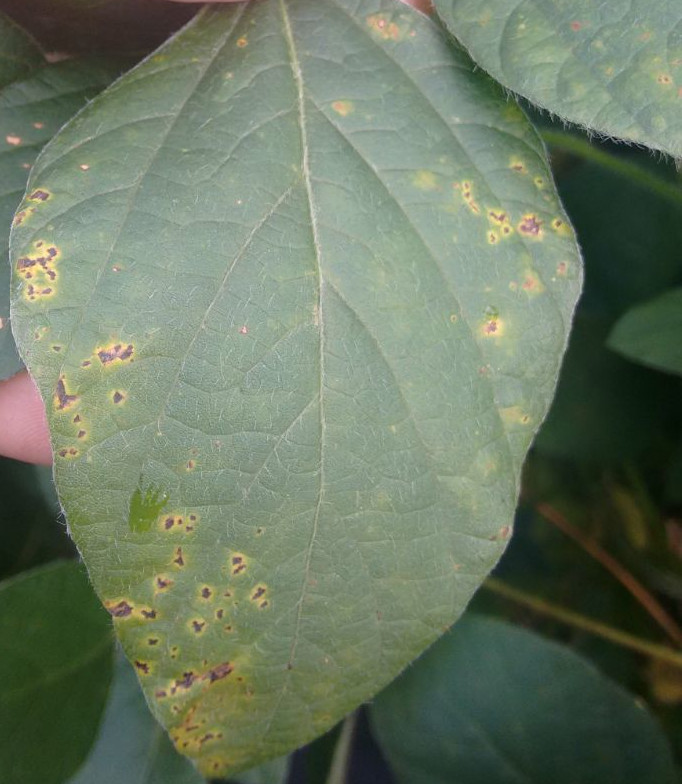
#> input picture Pesquisa/pdi software/dataset/Com ferrugem/com-02.jpg, 682 x 784 px
$ python histograms.py
#> lines starting #> are read from the running program, lines starting #| are printed output that depends on the picture
#!/usr/bin/env python2
# -*- coding: utf-8 -*-
"""
Created on Wed Aug 29 10:07:35 2018

@author: george
"""


from skimage.filters import threshold_local, threshold_otsu, threshold_mean, threshold_niblack, threshold_sauvola, threshold_minimum
import numpy as np
import matplotlib.pyplot as plt
from PIL import Image
from skimage import img_as_float
#from skimage.restoration import denoise_tv_chambolle, denoise_bilateral
import matplotlib.image as mpimg
from skimage.color import rgb2hed
import pymorph as morph
from skimage.feature import daisy


img=mpimg.imread('dataset/Com ferrugem/com-02.jpg')
#> img is the input picture: shape (784, 682, 3); mean R, G, B 106.5, 120.2, 98.8
ihc_rgb = img
ihc_hed = rgb2hed(ihc_rgb)
#> ihc_hed: shape (784, 682, 3) float64; mean of channels 0, 1, 2 0.0887, 6.83e-05, 0.0799

#lena = img_as_float(np.array(Image.open('dataset/Com ferrugem/com-01.jpg')))
image = ihc_hed[:, :, 0] #img[:,:,0]
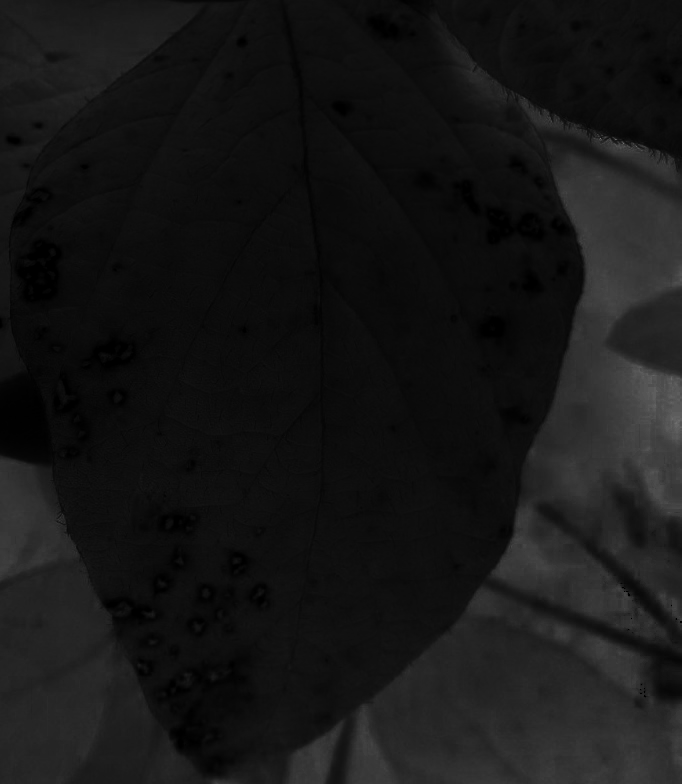
#> image: shape (784, 682) float64; min 0, max 0.473, mean 0.0887

#thrsh2
thresh_min = threshold_mean(image)
#> thresh_min = 0.0887
binary_min = image > thresh_min-0.1
#> binary_min: shape (784, 682) bool; every value is 1

fig, ax = plt.subplots(2, 2, figsize=(10, 10))

ax[0, 0].imshow(image, cmap=plt.cm.gray)
ax[0, 0].set_title('Original')

ax[0, 1].hist(image.ravel(), bins=256)
ax[0, 1].set_title('Histogram')

ax[1, 0].imshow(binary_min, cmap=plt.cm.gray)
ax[1, 0].set_title('Thresholded (min)')

ax[1, 1].hist(image.ravel(), bins=256)
ax[1, 1].axvline(thresh_min, color='r')

for a in ax[:, 0]:
    a.axis('off')
plt.show()
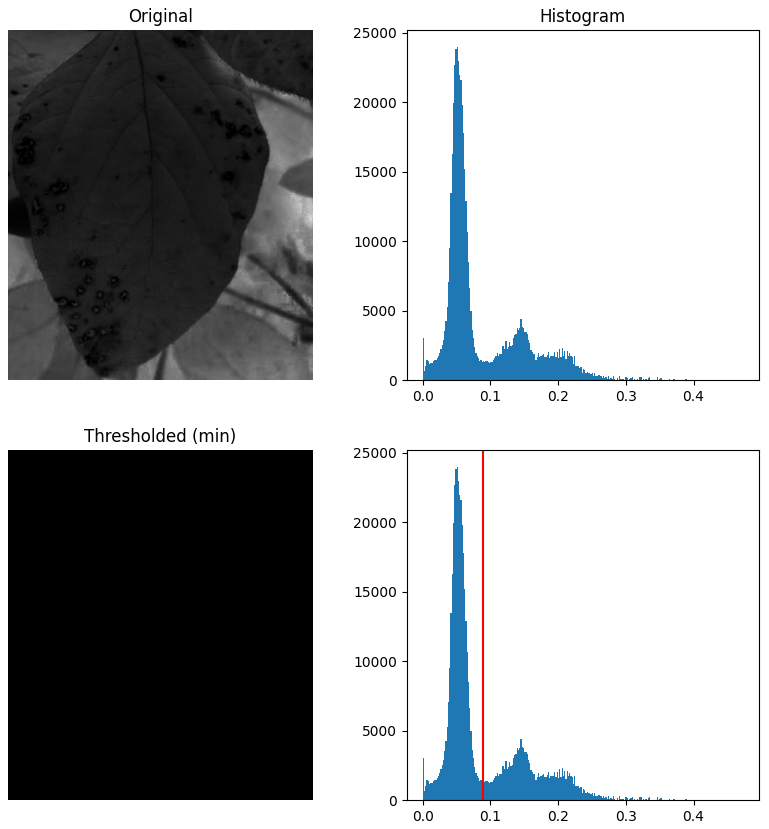
#> figure drawn by matplotlib, 4 panels; panel 2: tallest bar 23997 high, from x = 0.0499 to 0.0517; panel 4: tallest bar 23997 high, from x = 0.0499 to 0.0517

$ run again, with Pesquisa/pdi software/dataset/Com ferrugem/com-01.jpg copied over Pesquisa/pdi software/dataset/Com ferrugem/com-02.jpg
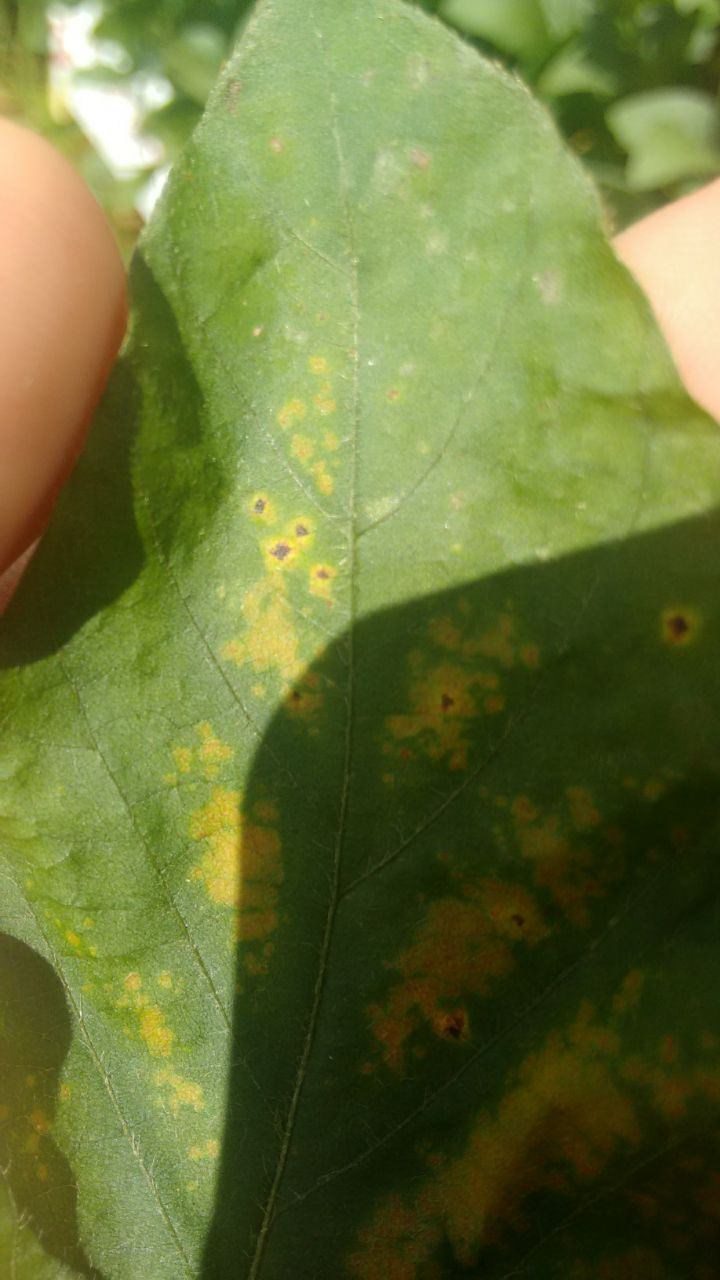
#> input picture Pesquisa/pdi software/dataset/Com ferrugem/com-01.jpg, 720 x 1280 px
#> img is the input picture: shape (1280, 720, 3); mean R, G, B 106, 116.7, 57.6
#> ihc_hed: shape (1280, 720, 3) float64; mean of channels 0, 1, 2 0.0489, 1.46e-05, 0.244
#> `image = ihc_hed[:, :, 0]`:
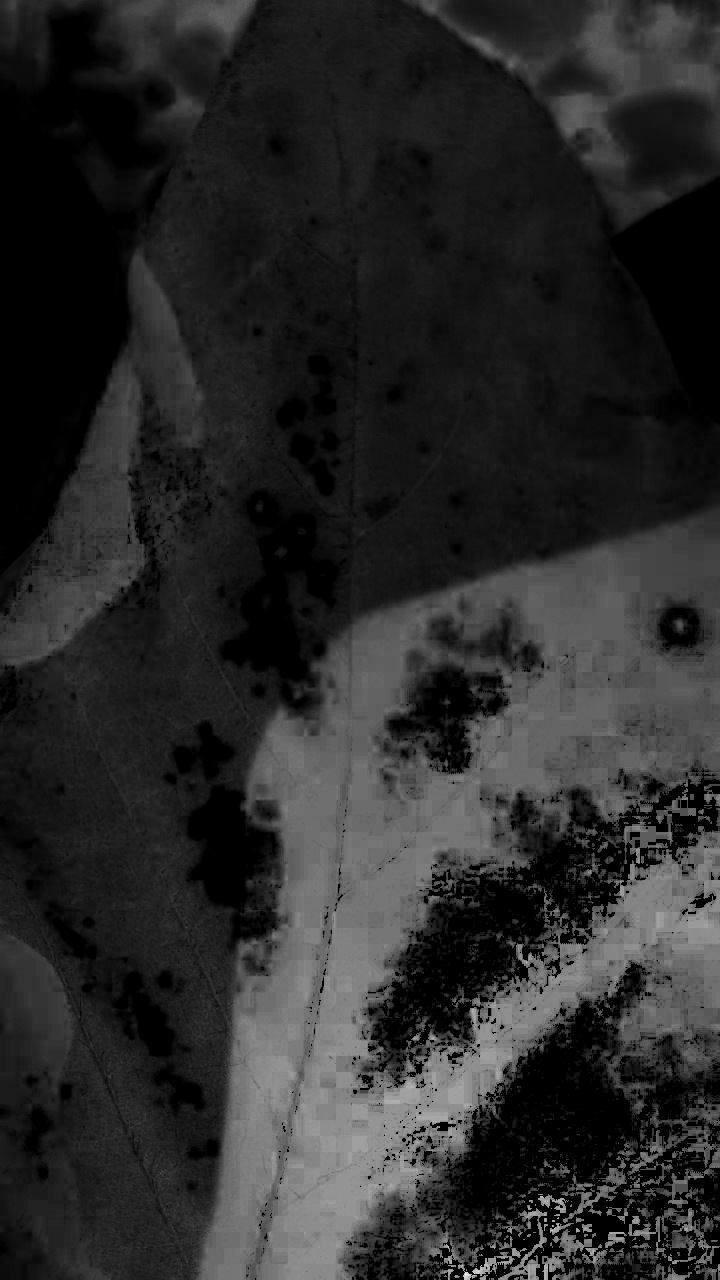
#> image: shape (1280, 720) float64; min 0, max 0.295, mean 0.0489; drawn with min black and max white
#> thresh_min = 0.0489
#> binary_min: shape (1280, 720) bool; every value is 1
#> `plt.show()`:
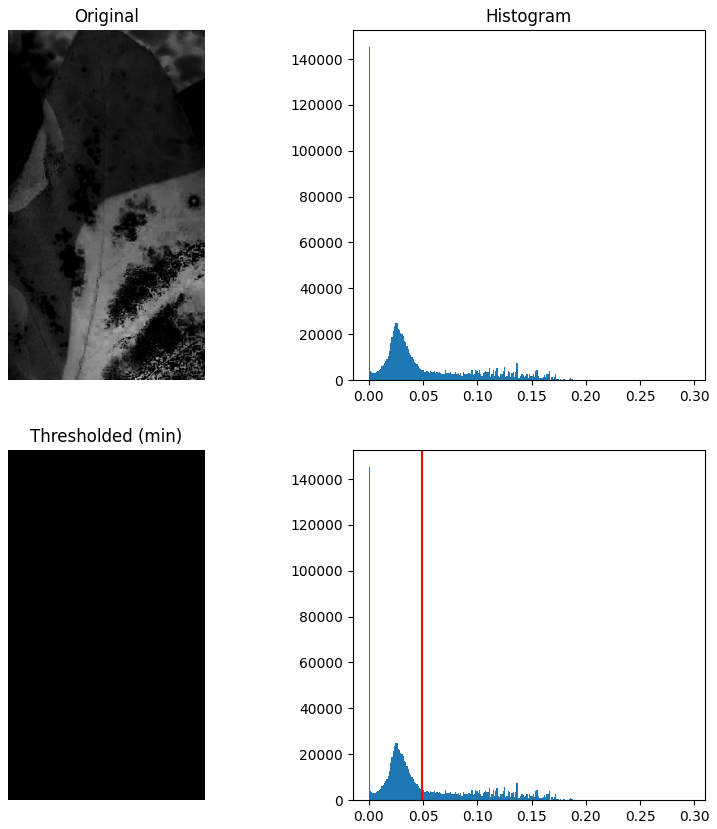
#> figure drawn by matplotlib, 4 panels; panel 2: tallest bar 145384 high, from x = 1.08e-19 to 0.00115; panel 4: tallest bar 145384 high, from x = 1.08e-19 to 0.00115

$ run again, with Pesquisa/pdi software/dataset/Com ferrugem/com-03.jpg copied over Pesquisa/pdi software/dataset/Com ferrugem/com-02.jpg
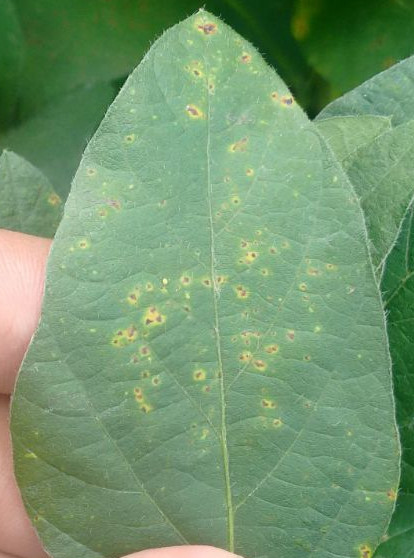
#> input picture Pesquisa/pdi software/dataset/Com ferrugem/com-03.jpg, 414 x 558 px
#> img is the input picture: shape (558, 414, 3); mean R, G, B 115.9, 151.1, 111.1
#> ihc_hed: shape (558, 414, 3) float64; mean of channels 0, 1, 2 0.0777, 0.000161, 0.0711
#> `image = ihc_hed[:, :, 0]`:
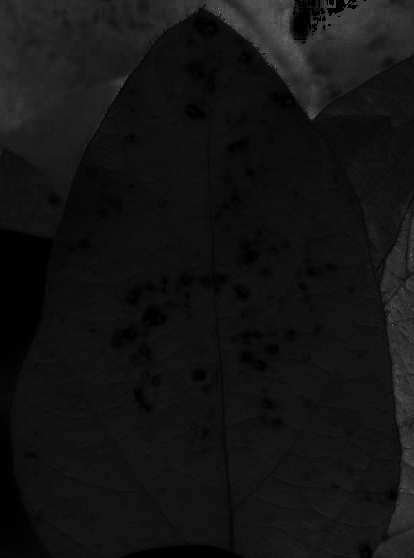
#> image: shape (558, 414) float64; min 0, max 0.458, mean 0.0777
#> thresh_min = 0.0777
#> binary_min: shape (558, 414) bool; every value is 1
#> `plt.show()`:
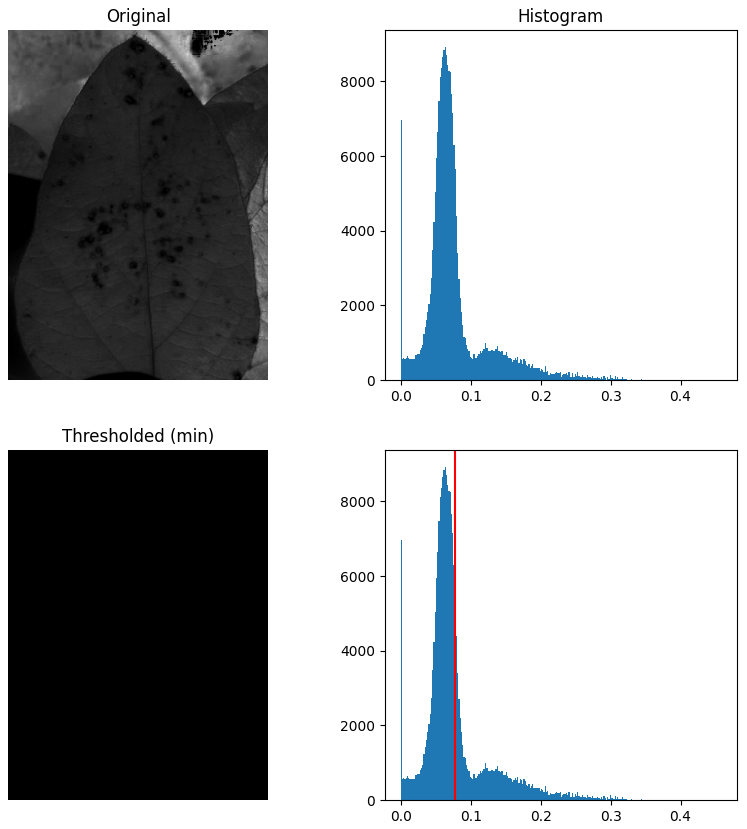
#> figure drawn by matplotlib, 4 panels; panel 2: tallest bar 8933 high, from x = 0.0626 to 0.0644; panel 4: tallest bar 8933 high, from x = 0.0626 to 0.0644

$ run again, with Pesquisa/pdi software/dataset/Com ferrugem/com-04.jpg copied over Pesquisa/pdi software/dataset/Com ferrugem/com-02.jpg
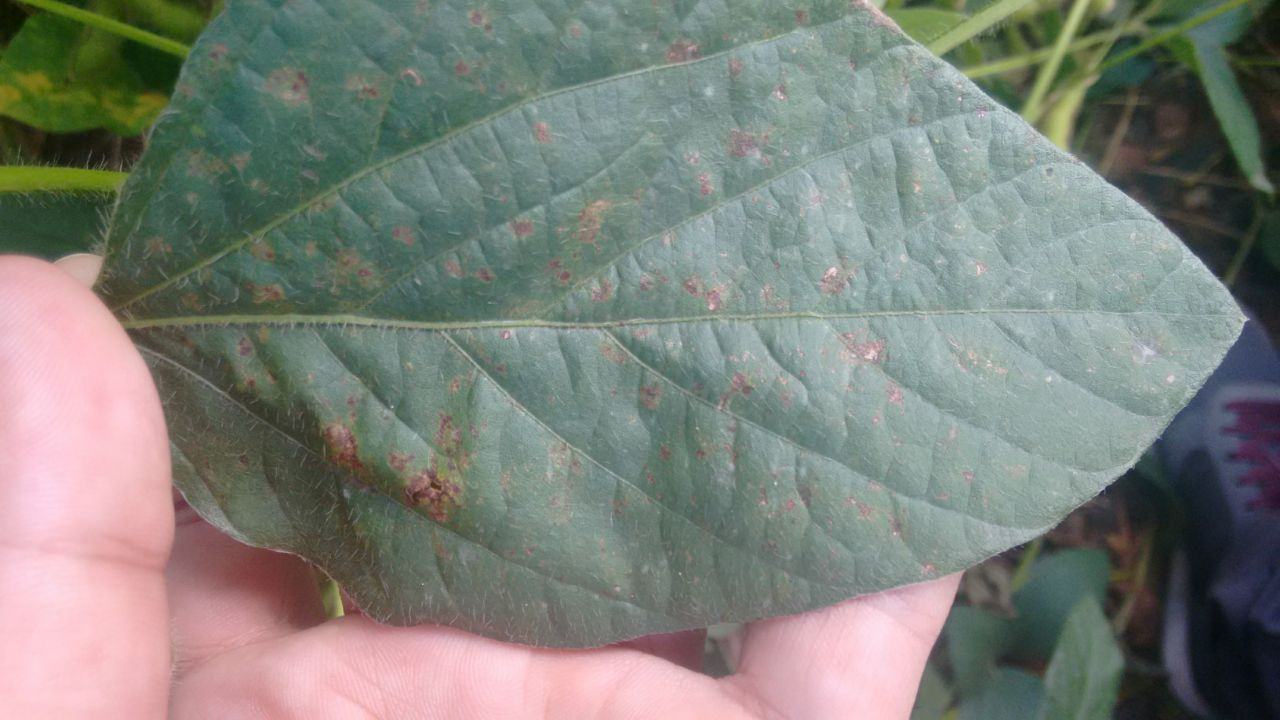
#> input picture Pesquisa/pdi software/dataset/Com ferrugem/com-04.jpg, 1280 x 720 px
#> img is the input picture: shape (720, 1280, 3); mean R, G, B 125.2, 129.2, 122.1
#> ihc_hed: shape (720, 1280, 3) float64; mean of channels 0, 1, 2 0.0744, 0.00177, 0.0581
#> `image = ihc_hed[:, :, 0]`:
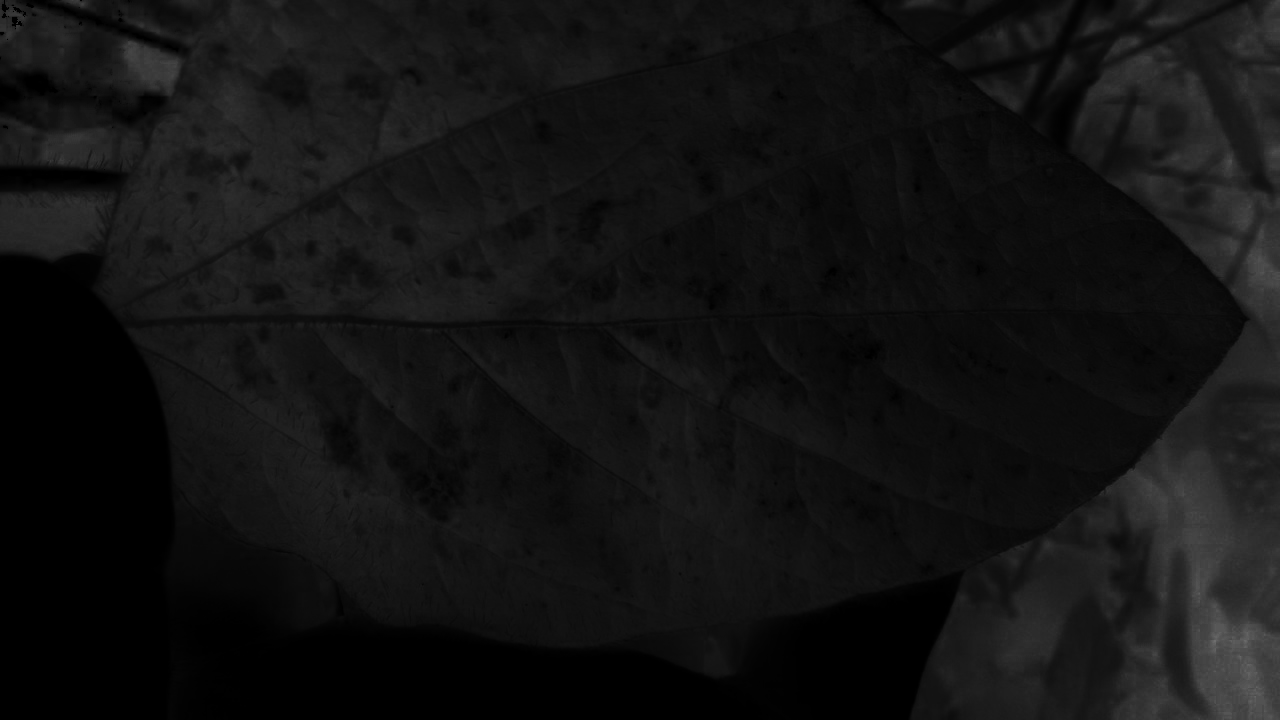
#> image: shape (720, 1280) float64; min 0, max 0.432, mean 0.0744
#> thresh_min = 0.0744
#> binary_min: shape (720, 1280) bool; every value is 1
#> `plt.show()`:
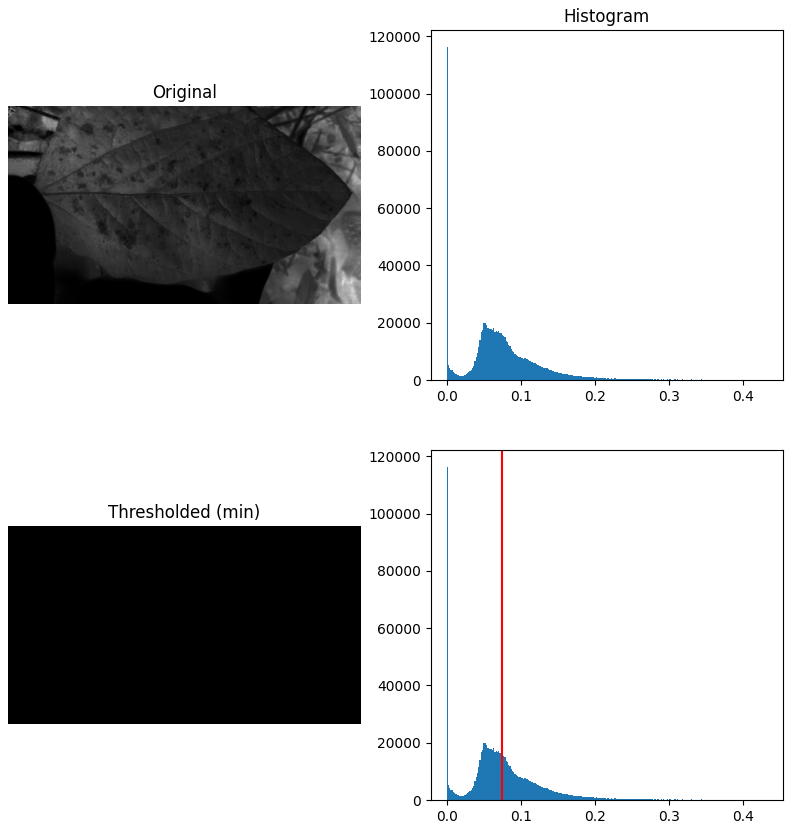
#> figure drawn by matplotlib, 4 panels; panel 2: tallest bar 116424 high, from x = -1.08e-19 to 0.00169; panel 4: tallest bar 116424 high, from x = -1.08e-19 to 0.00169
